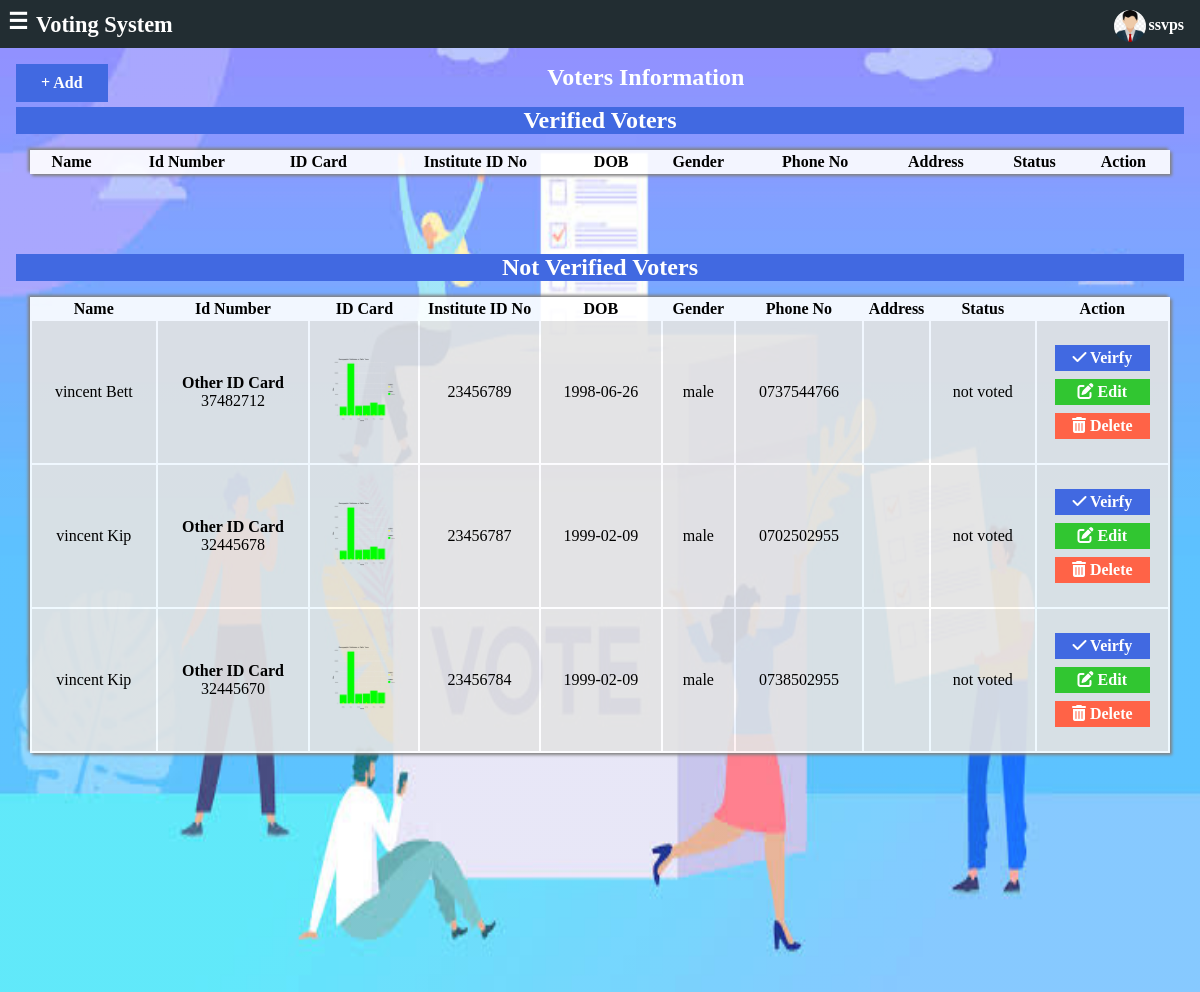
Screenshot of /voting/admin/voters.php (signed in) with the database file from the repository.
### tables this page shows
CREATE TABLE `register` (
  `id` int(255) NOT NULL,
  `fname` varchar(50) NOT NULL,
  `lname` varchar(50) NOT NULL,
  `idname` varchar(50) NOT NULL,
  `idnum` varchar(50) NOT NULL,
  `idcard` varchar(300) NOT NULL,
  `inst_id` varchar(20) NOT NULL,
  `dob` date NOT NULL,
  `gender` varchar(10) NOT NULL,
  `phone` varchar(15) NOT NULL,
  `address` varchar(100) NOT NULL,
  `verify` varchar(10) NOT NULL,
  `status` varchar(11) NOT NULL
);

### voting/admin/voters.php (the view, shortened to what this page needs)
<!DOCTYPE html>
<html lang="en">
<head>
    <link rel="stylesheet" href="../css/style.css">
    <link rel="stylesheet" href="../css/all.min.css">
</head>
<body>
    <div class="container">
        <div class="header">
            <span class="menu-bar" id="show" onclick="showMenu()">&#9776;</span>
            <span class="logo">Voting System</span>
            <span class="profile" onclick="showProfile()"><img src="../res/user3.jpg" alt=""><label><?php echo $_SESSION['name']; ?></label></span>
        </div>
        <div id="main">
        <div class="heading"><a href="../registration.php" class="add-btn" onclick="showForm()">+ Add</a><h2>Voters Information</h2></div>
        <div class="heading"><h2 style="background:royalblue;">Verified Voters</h2></div>
        <table class="table">
               <thead>
                    <th>Name</th>
                    <th>Id Number</th>
                    <th>ID Card</th>
                    <th>Institute ID No</th>
                    <th>DOB</th>
                    <th>Gender</th>
                    <th>Phone No</th>
                    <th>Address</th>
                    <th>Status</th>
                    <th>Action</th>
               </thead>
           </table>
           <div class="heading"><h2 style="background:royalblue;">Not Verified Voters</h2></div>
           <table class="table">
               <thead>
                    <th>Name</th>
                    <th>Id Number</th>
                    <th>ID Card</th>
                    <th>Institute ID No</th>
                    <th>DOB</th>
                    <th>Gender</th>
                    <th>Phone No</th>
                    <th>Address</th>
                    <th>Status</th>
                    <th>Action</th>
               </thead>
               <tbody>
                      <?php
                      $con=mysqli_connect('localhost','root','','voting');
                      $query="SELECT * FROM register WHERE NOT verify='yes'";
                      $data=mysqli_query($con,$query);
                      while($result=mysqli_fetch_assoc($data))
                      {
                        if($result['verify']=="yes")
                        {
                            $verify="none";
                        }
                        else
                        {
                            $verify="block";
                        }
                        echo "<tr>
                        <td>".$result['fname']." ".$result['lname']."</td>
                        <td><h4>".$result['idname']."</h4>".$result['idnum']."</td>
                        <td><a href='../$result[idcard]'><img src='../".$result['idcard']."'></a></td>
                        <td>".$result['inst_id']."</td>
                        <td>".$result['dob']."</td>
                        <td>".$result['gender']."</td>
                        <td>".$result['phone']."</td>
                        <td>".$result['address']."</td>
                        <td>".$result['status']."</td>
                        <td><a href='verify_voter.php?vid=$result[id]' class='del verify' onClick='return validconfirm()' style='display: $verify;'><i class='fa-solid fa-check'></i> Veirfy</a>
                        <a href='user-update.php?fn=$result[fname]&ln=$result[lname]&idno=$result[idnum]&ph=$result[phone]&ad=$result[address]' class='edit'><i class='fa-solid fa-pen-to-square'></i> Edit</a>
                        <a href='user-delete.php?ph=$result[phone]&file_path=$result[idcard]' class='del' onClick='return delconfirm()'><i class='fa-solid fa-trash-can'></i> Delete</a></td>
                        </tr>";
                      }
                      ?>
               </tbody>
           </table>
        </div>
    </div>
</body>
</html>

### voting/css/style.css (style rules this page uses)
* { margin: 0px; font-family: 'Bahnschrift Light'; }
.container { height: 100vh; width: 100vw; overflow: auto; background: linear-gradient(rgb(255, 255, 255,0.1),rgb(255, 255, 255,0.1)), url(../res/8.png); background-size: 100% 100%; }
.heading { text-align: center; margin: 1rem; color: rgb(255, 255, 255); }
.header { height: 3rem; overflow: auto; background: #222d32; color: #fff; position: sticky; top: 0; width: 100%; }
.header .menu-bar, .header .logo { font-size: 1.4rem; font-weight: 900; margin-left: 0.5rem; margin-top: 0.5rem; float: left; cursor: pointer; }
.header .logo { margin-top: 0.75rem; }
.header .profile { float: right; margin-right: 1rem; }
.header .profile img { height: 2rem; width: 2rem; border-radius: 50%; margin-top: 10px; margin-right: 2px; float: left; cursor: pointer; }
.header .profile label { float: right; margin-top: 1rem; font-weight: 900; cursor: pointer; }
#main { height: 100%; width: 100%; overflow: auto; float: right; }
.add-btn { float: left; padding: 10px 25px; text-align: center; cursor: pointer; text-decoration: none; background: royalblue; color: white; font-weight: 900; }
.table { width: 95%; margin: auto; margin-bottom: 5rem; box-shadow: 2px 2px 3px gray, -2px -2px 3px gray; background: rgba(255, 255, 255, 0.9); text-align: center; }
.table td { background: rgb(0, 0, 0, 0.1); }
.table img { height: 4rem; width: 4rem; }
.del, .edit { padding: 4px 10px; margin: 2px; color: white; text-decoration: none; font-weight: 900; }
.del { background: tomato; }
.edit { background: rgb(49, 198, 49); }

### voting/admin/voters.php (style rules this page uses)
.del,.edit,.verify { display: block; margin-top: 0.5rem; margin-bottom: 0.5rem; }
.verify { background-color: royalblue; }
td { padding: 1rem; }

### rows the page displays
register: fname "vincent", lname "Bett", idname "Other ID Card", idnum "37482712", idcard (picture), inst "23456789", dob "1998-06-26", gender "male", phone "0737544766", status "not voted"
register: fname "vincent", lname "Kip", idname "Other ID Card", idnum "32445678", idcard (picture), inst "23456787", dob "1999-02-09", gender "male", phone "0702502955", status "not voted"
register: fname "vincent", lname "Kip", idname "Other ID Card", idnum "32445670", idcard (picture), inst "23456784", dob "1999-02-09", gender "male", phone "0738502955", status "not voted"

### other values shown
$_SESSION['name'] "ssvps"
